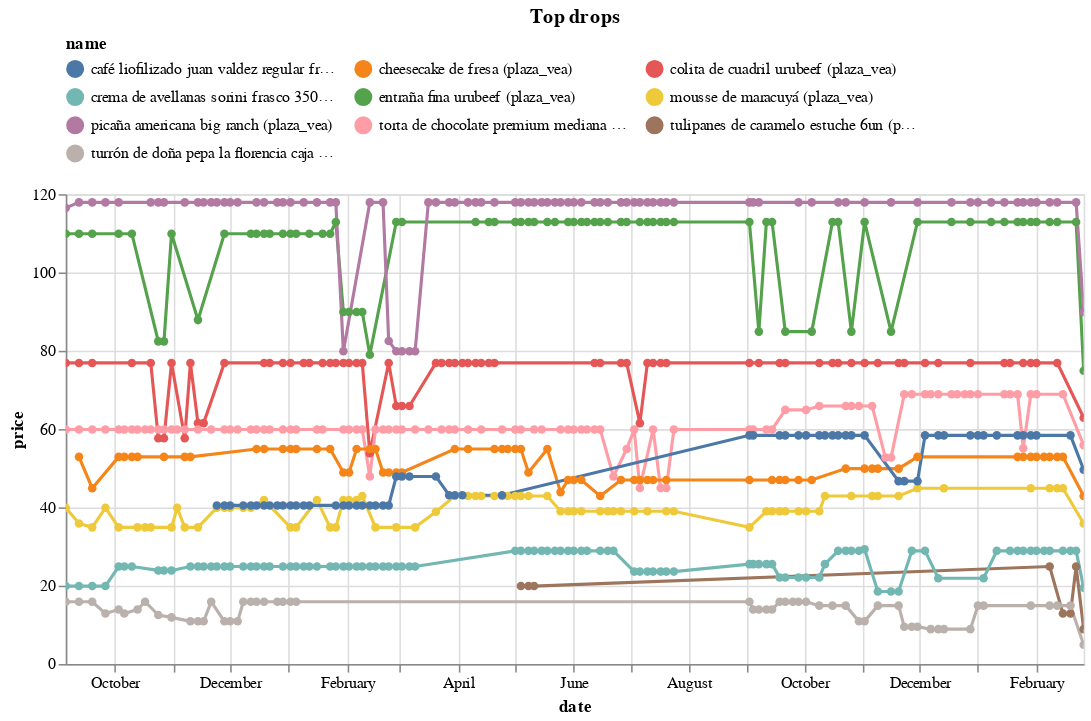

Notebook source saved alongside this figure:
### Code cell
(top_changes_abs
 .sort_values('change')
 .head(10)
 .pipe(plot_changes, 'Top drops')
)

### Figure 1 — Vega-Lite specification as saved in the notebook (floating-point values rounded to 4 significant figures; data arrays with more than 128 entries replaced by an {"elided": "..."} marker saying what was removed)
{"config": {"view": {"continuousWidth": 300, "continuousHeight": 300}, "legend": {"columns": 3, "orient": "top"}}, "data": {"name": "data-69faa2322236f753d8cd21a5aab503a0"}, "mark": {"type": "line", "point": true}, "encoding": {"color": {"field": "name", "scale": {"domain": ["café liofilizado juan valdez regular frasco 190g (plaza_vea)", "cheesecake de fresa (plaza_vea)", "colita de cuadril urubeef (plaza_vea)", "crema de avellanas sorini frasco 350g (plaza_vea)", "entraña fina urubeef (plaza_vea)", "mousse de maracuyá (plaza_vea)", "picaña americana big ranch (plaza_vea)", "torta de chocolate premium mediana (plaza_vea)", "tulipanes de caramelo estuche 6un (plaza_vea)", "turrón de doña pepa la florencia caja 500g (plaza_vea)"]}, "type": "nominal"}, "tooltip": [{"field": "name", "type": "nominal"}, {"field": "price", "type": "quantitative"}, {"field": "last_price", "type": "quantitative"}], "x": {"field": "date", "type": "temporal"}, "y": {"field": "price", "type": "quantitative"}}, "params": [{"name": "param_9", "select": {"type": "point", "fields": ["name"]}, "bind": "legend"}, {"name": "param_10", "select": {"type": "interval", "encodings": ["x", "y"]}, "bind": "scales"}], "title": "Top drops", "transform": [{"filter": {"param": "param_9"}}], "width": 650, "$schema": "https://vega.github.io/schema/vega-lite/v5.16.3.json", "datasets": {"data-69faa2322236f753d8cd21a5aab503a0": {"elided": "695 records"}}}
